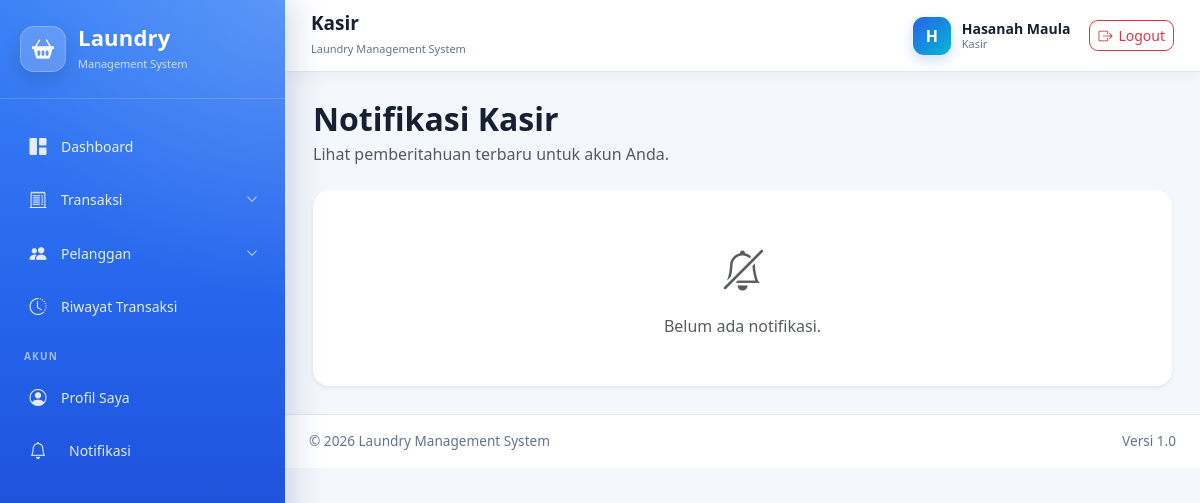
/kasir/notifikasi/ (signed in), run on an earlier commit of the app's database.
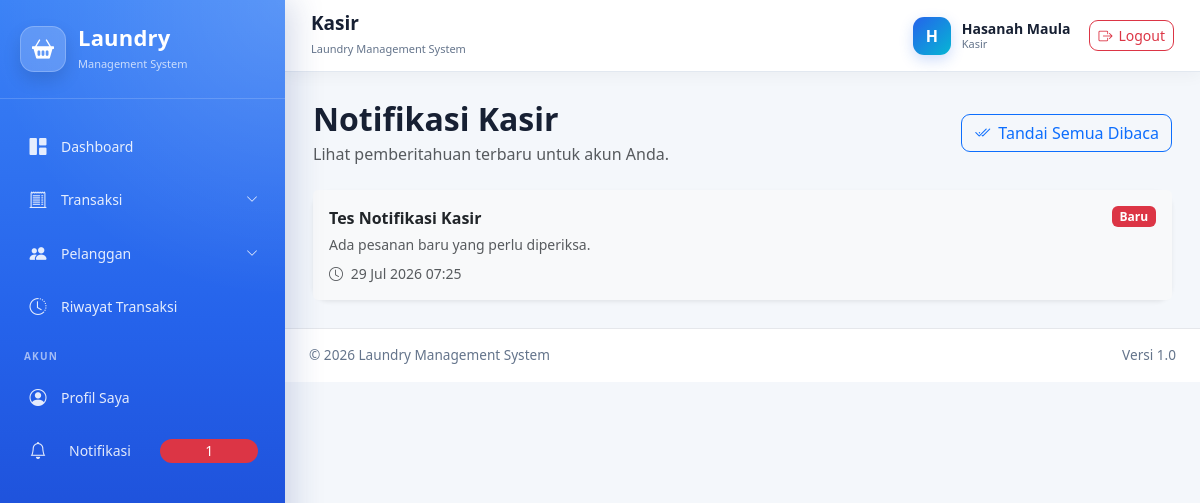
And on a later commit of the database.
### administrator/models.py (models this page shows, shortened)
class Notifikasi(models.Model):
    class JenisNotifikasi(models.TextChoices):
        INFO = "info", "Informasi"
        PESANAN = "pesanan", "Pesanan"
        PEMBAYARAN = "pembayaran", "Pembayaran"
        STATUS = "status", "Perubahan Status"
        VERIFIKASI = "verifikasi", "Verifikasi"
        KENDALA = "kendala", "Kendala"
        PENUGASAN = "penugasan", "Penugasan"
    penerima = models.ForeignKey(
        settings.AUTH_USER_MODEL,
        on_delete=models.CASCADE,
        related_name="notifikasi",
        verbose_name="Penerima",
    )
    judul = models.CharField(
        max_length=150,
        verbose_name="Judul",
    )
    pesan = models.TextField(
        verbose_name="Pesan",
    )
    jenis = models.CharField(
        max_length=20,
        choices=JenisNotifikasi.choices,
        default=JenisNotifikasi.INFO,
        verbose_name="Jenis Notifikasi",
    )
    link = models.CharField(
        max_length=255,
        blank=True,
        verbose_name="Tautan",
    )
    is_read = models.BooleanField(
        default=False,
        verbose_name="Sudah Dibaca",
    )
    created_at = models.DateTimeField(
        auto_now_add=True,
        verbose_name="Dibuat Pada",
    )
    class Meta:
        ordering = ["-created_at"]
        verbose_name = "Notifikasi"
        verbose_name_plural = "Notifikasi"

### kasir/views_notifikasi.py (the view)
@kasir_required
def notifikasi_list(request):
    queryset = (
        Notifikasi.objects
        .filter(penerima=request.user)
        .order_by("-created_at")
    )
    jumlah_belum_dibaca = queryset.filter(
        is_read=False,
    ).count()
    paginator = Paginator(queryset, 10)
    page_obj = paginator.get_page(
        request.GET.get("page")
    )
    context = {
        "page_obj": page_obj,
        "jumlah_belum_dibaca": jumlah_belum_dibaca,
        "judul_halaman": "Notifikasi Kasir",
        "url_baca": "kasir:notifikasi_baca",
        "url_baca_semua": "kasir:notifikasi_baca_semua",
    }
    return render(
        request,
        "notifikasi/list_umum.html",
        context,
    )

### pelanggan/context_processors.py (called while the page is built)
def notifikasi_pelanggan(request):
    jumlah_belum_dibaca = 0
    if request.user.is_authenticated:
        jumlah_belum_dibaca = Notifikasi.objects.filter(
            penerima=request.user,
            is_read=False,
        ).count()
    return {
    "jumlah_notifikasi_belum_dibaca": jumlah_belum_dibaca,
    "jumlah_notifikasi_pelanggan": jumlah_belum_dibaca,
}

### templates/notifikasi/list_umum.html (shortened to what this page needs)
{% extends "base.html" %}
{% block content %}
<div class="d-flex justify-content-between align-items-center mb-4">
    <div>
        <h2 class="fw-bold mb-1">
            {{ judul_halaman }}
        </h2>
        <p class="text-muted mb-0">
            Lihat pemberitahuan terbaru untuk akun Anda.
        </p>
    </div>
    {% if jumlah_belum_dibaca > 0 %}
        <form
            method="post"
            action="{% url url_baca_semua %}"
        >
            <button
                type="submit"
                class="btn btn-outline-primary"
            >
                <i class="bi bi-check2-all me-1"></i>
                Tandai Semua Dibaca
            </button>
        </form>
    {% endif %}
</div>
<div class="card border-0 shadow-sm">
    <div class="list-group list-group-flush">
        {% for notifikasi in page_obj %}
            <a
                href="{% url url_baca notifikasi.pk %}"
                class="list-group-item list-group-item-action p-3 {% if not notifikasi.is_read %}bg-light{% endif %}"
            >
                <div class="d-flex justify-content-between gap-3">
                    <div>
                        <div class="{% if not notifikasi.is_read %}fw-bold{% else %}fw-semibold{% endif %}">
                            {{ notifikasi.judul }}
                        </div>
                        <div class="text-muted small mt-1">
                            {{ notifikasi.pesan }}
                        </div>
                        <div class="text-muted small mt-2">
                            <i class="bi bi-clock me-1"></i>
                            {{ notifikasi.created_at|date:"d M Y H:i" }}
                        </div>
                    </div>
                    {% if not notifikasi.is_read %}
                        <span class="badge bg-danger align-self-start">
                            Baru
                        </span>
                    {% endif %}
                </div>
            </a>
        {% empty %}
            <div class="text-center text-muted py-5">
                <i class="bi bi-bell-slash fs-1"></i>
                <div class="mt-3">
                    Belum ada notifikasi.
                </div>
            </div>
        {% endfor %}
    </div>
</div>
{% endblock %}

What changed in the data, as far as the page shows it:
added Notifikasi: judul "Tes Notifikasi Kasir", pesan "Ada pesanan baru yang perlu diperiksa.", created_at "29 Jul 2026 07:25", is_read "Baru"
Also different on the page:
{{ jumlah_notifikasi_belum_dibaca }}: (not shown) → "1"
text no longer shown: "Belum ada notifikasi."
text now shown: "Tandai Semua Dibaca"
